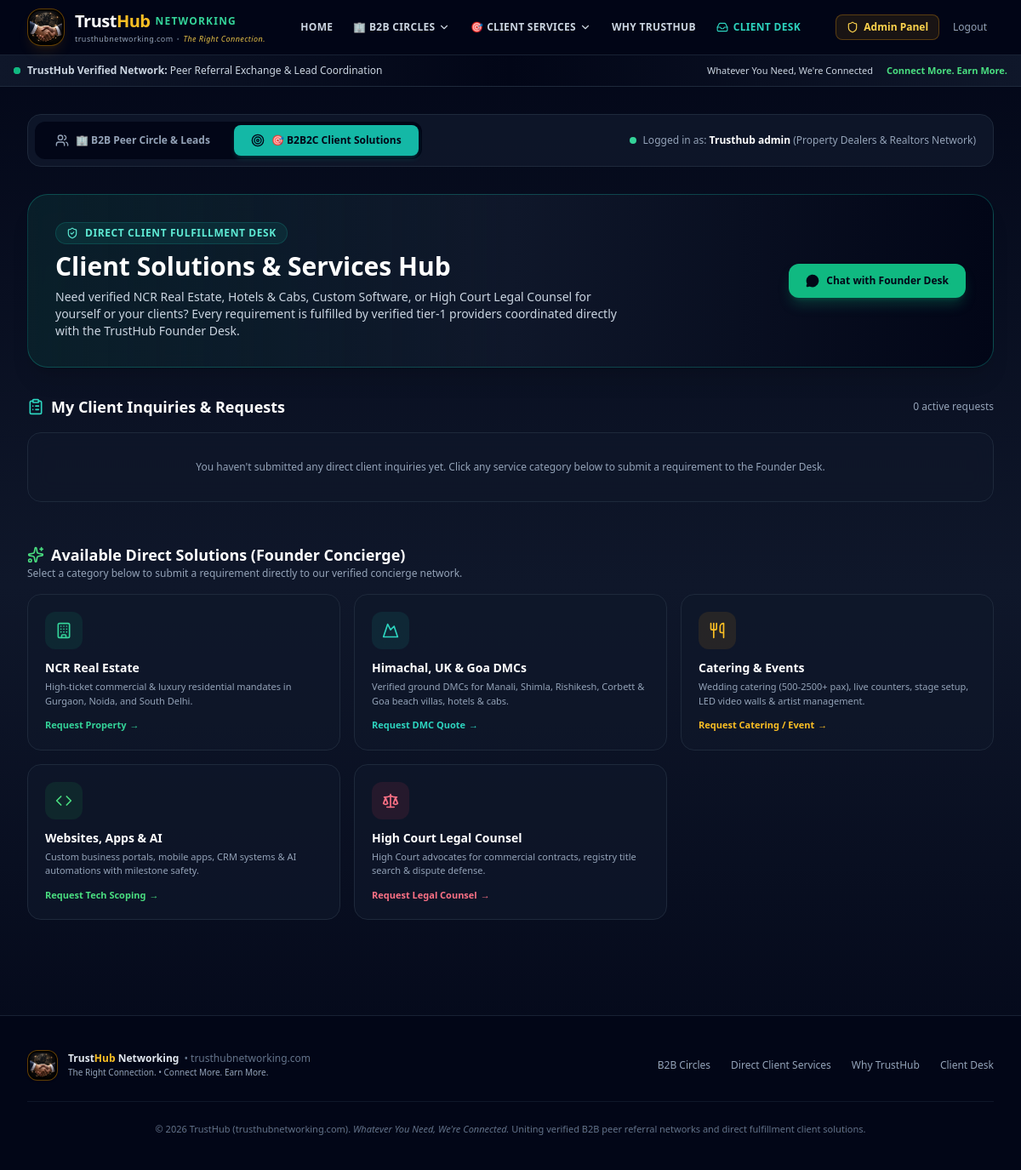
/app?mode=b2b2c (signed in), run on the app's committed database.
### tables this page shows
CREATE TABLE users (
        id INTEGER PRIMARY KEY AUTOINCREMENT,
        full_name TEXT NOT NULL,
        phone_number TEXT NOT NULL,
        whatsapp_number TEXT NOT NULL,
        profession_category TEXT NOT NULL,
        profession_custom TEXT,
        group_id INTEGER,
        city_area TEXT NOT NULL,
        business_name TEXT,
        years_experience INTEGER DEFAULT 1,
        rera_or_license_id TEXT,
        source_channel TEXT,
        consent_share_contact INTEGER DEFAULT 1,
        verification_status TEXT DEFAULT 'approved', -- 'pending', 'approved', 'rejected'
        reputation_score INTEGER DEFAULT 100,
        role TEXT DEFAULT 'member', -- 'member', 'admin'
        subscription_status TEXT DEFAULT 'trial', -- 'trial', 'active', 'expired'
        trial_ends_at TIMESTAMP,
        created_at TIMESTAMP DEFAULT CURRENT_TIMESTAMP,
        FOREIGN KEY (group_id) REFERENCES vertical_groups (id)
    );

CREATE TABLE vertical_groups (
        id INTEGER PRIMARY KEY AUTOINCREMENT,
        name TEXT NOT NULL,
        slug TEXT UNIQUE NOT NULL,
        category TEXT NOT NULL,
        description TEXT,
        icon TEXT DEFAULT 'users',
        whatsapp_group_link TEXT NOT NULL DEFAULT 'https://chat.whatsapp.com/invite-default',
        min_commission_rate TEXT DEFAULT '10-20% Brokerage / Success Fee',
        is_active INTEGER DEFAULT 1,
        created_at TIMESTAMP DEFAULT CURRENT_TIMESTAMP
    , monthly_fee INTEGER DEFAULT 399);

### main.py (the view)
@app.get("/app", response_class=HTMLResponse)
async def member_dashboard(
    request: Request,
    mode: str = "b2b",
    location: str = None,
    deal_type: str = None,
    search: str = None
):
    current_user = get_current_user(request)
    if not current_user:
        return RedirectResponse(url="/onboard", status_code=302)
    group_id = current_user.get("group_id") or 1
    group = models.get_group_by_id(group_id)
    leads = models.get_leads_for_group(group_id, sub_location=location, deal_type=deal_type, search=search)
    b2b2c_inquiries = models.get_b2b2c_inquiries(user_id=current_user.get("id"), user_phone=current_user.get("phone_number"))
    return templates.TemplateResponse(request=request, name="dashboard.html", context={
        "current_user": current_user,
        "group": group,
        "leads": leads,
        "b2b2c_inquiries": b2b2c_inquiries,
        "mode": mode,
        "location": location,
        "deal_type": deal_type,
        "search": search
    })

### templates/dashboard.html (shortened to what this page needs)
{% extends "layout.html" %}
{% block banner %}
<div class="bg-gradient-to-r from-slate-900 via-slate-950 to-slate-900 border-b border-slate-800 px-4 py-2.5 text-xs text-slate-300">
  <div class="max-w-7xl mx-auto flex flex-wrap items-center justify-between gap-3">
    <div class="flex items-center gap-2">
      <span class="flex h-2 w-2 relative">
        <span class="relative inline-flex rounded-full h-2 w-2 bg-emerald-500"></span>
      </span>
      <span><strong>TrustHub Verified Network:</strong> Peer Referral Exchange & Lead Coordination</span>
    </div>
    <div class="flex items-center gap-4 text-[11px] text-slate-400">
      <span class="hidden sm:inline text-slate-300">Whatever You Need, We're Connected</span>
      <span class="text-brand-400 font-semibold">Connect More. Earn More.</span>
    </div>
  </div>
</div>
{% endblock %}
{% block content %}
<div class="max-w-7xl mx-auto px-4 sm:px-6 lg:px-8 py-8">
  <div class="mb-8 flex flex-col sm:flex-row items-stretch sm:items-center justify-between gap-4 p-2 rounded-2xl bg-slate-900/90 border border-slate-800">
    <div class="flex items-center gap-2 p-1 rounded-xl bg-slate-950">
      <a href="/app?mode=b2b" class="px-5 py-2.5 rounded-lg font-extrabold text-xs flex items-center gap-2 transition {% if mode != 'b2b2c' %}bg-brand-500 text-slate-950 shadow-md shadow-brand-500/20{% else %}text-slate-400 hover:text-white{% endif %}">
        <i data-lucide="users" class="w-4 h-4"></i>
        <span>🏢 B2B Peer Circle & Leads</span>
      </a>
      <a href="/app?mode=b2b2c" class="px-5 py-2.5 rounded-lg font-extrabold text-xs flex items-center gap-2 transition {% if mode == 'b2b2c' %}bg-teal-500 text-slate-950 shadow-md shadow-teal-500/20{% else %}text-slate-400 hover:text-white{% endif %}">
        <i data-lucide="target" class="w-4 h-4"></i>
        <span>🎯 B2B2C Client Solutions</span>
      </a>
    </div>
    <div class="px-3 text-xs text-slate-400 flex items-center gap-2">
      <span class="w-2 h-2 rounded-full bg-emerald-400"></span>
      <span>Logged in as: <strong class="text-white">{{ current_user.full_name }}</strong> ({{ current_user.group_name }})</span>
    </div>
  </div>
  {% if mode == 'b2b2c' %}
  <div x-data="{ crossModal: false, targetService: '' }">
    <div class="mb-8 p-8 rounded-3xl glass-card border border-teal-500/30 bg-gradient-to-r from-teal-950/40 via-slate-900 to-slate-950 flex flex-col md:flex-row items-start md:items-center justify-between gap-6 shadow-xl">
      <div class="max-w-2xl">
        <div class="inline-flex items-center gap-2 px-3 py-1 rounded-full bg-teal-500/10 text-teal-300 text-xs font-bold border border-teal-500/20 uppercase tracking-wider mb-2">
          <i data-lucide="shield-check" class="w-3.5 h-3.5"></i>
          <span>Direct Client Fulfillment Desk</span>
        </div>
        <h1 class="text-2xl sm:text-3xl font-extrabold text-white">
          Client Solutions & Services Hub
        </h1>
        <p class="text-xs sm:text-sm text-slate-300 mt-2 leading-relaxed">
          Need verified NCR Real Estate, Hotels & Cabs, Custom Software, or High Court Legal Counsel for yourself or your clients? Every requirement is fulfilled by verified tier-1 providers coordinated directly with the TrustHub Founder Desk.
        </p>
      </div>
      <a href="https://wa.me/919999999999?text={{ 'Hi Founder Desk, I need a direct client solution on TrustHub.'|urlencode }}" target="_blank" rel="noopener noreferrer" class="shrink-0 px-5 py-3 rounded-xl bg-emerald-500 hover:bg-emerald-400 text-slate-950 font-extrabold text-xs flex items-center gap-2 transition shadow-lg shadow-emerald-500/25">
        <i data-lucide="message-circle" class="w-4 h-4 fill-current"></i>
        <span>Chat with Founder Desk</span>
      </a>
    </div>
    <div class="mb-12">
      <div class="flex items-center justify-between mb-4">
        <h2 class="text-lg font-bold text-white flex items-center gap-2">
          <i data-lucide="clipboard-list" class="w-5 h-5 text-teal-400"></i>
          <span>My Client Inquiries & Requests</span>
        </h2>
        <span class="text-xs text-slate-400">{{ b2b2c_inquiries|length }} active requests</span>
      </div>
      {% if b2b2c_inquiries %}
        <div class="space-y-4">
          {% for inq in b2b2c_inquiries %}
            <div class="p-6 rounded-2xl glass-card border border-slate-800 hover:border-teal-500/40 transition flex flex-col md:flex-row md:items-center justify-between gap-6">
              <div class="space-y-2 max-w-3xl">
                <div class="flex flex-wrap items-center gap-2.5">
                  <span class="text-xs uppercase font-extrabold px-2.5 py-0.5 rounded bg-teal-500/20 text-teal-300 border border-teal-500/30">
                    {{ inq.target_service }}
                  </span>
                  {% if inq.budget_range %}
                    <span class="text-xs text-slate-300 font-medium bg-slate-800 px-2 py-0.5 rounded">
                      Budget: {{ inq.budget_range }}
                    </span>
                  {% endif %}
                  <span class="text-[11px] text-slate-400">
                    Submitted: {{ inq.created_at[:10] }}
                  </span>
                  {% if inq.status == 'pending' %}
                    <span class="text-[11px] font-bold px-2 py-0.5 rounded bg-amber-500/20 text-amber-300 border border-amber-500/30 flex items-center gap-1">
                      <span class="w-1.5 h-1.5 rounded-full bg-amber-400"></span> Under Founder Review
                    </span>
                  {% elif inq.status == 'matched' %}
                    <span class="text-[11px] font-bold px-2 py-0.5 rounded bg-emerald-500/20 text-emerald-300 border border-emerald-500/30 flex items-center gap-1">
                      <span class="w-1.5 h-1.5 rounded-full bg-emerald-400"></span> Verified Provider Matched
                    </span>
                  {% else %}
                    <span class="text-[11px] font-bold px-2 py-0.5 rounded bg-slate-800 text-slate-300">
                      {{ inq.status|capitalize }}
                    </span>
                  {% endif %}
                </div>
                <p class="text-xs sm:text-sm text-slate-200 leading-relaxed font-medium">
                  {{ inq.requirement_details }}
                </p>
                <div class="text-[11px] text-slate-400">
                  Client / Contact: <strong class="text-slate-300">{{ inq.user_name }}</strong> ({{ inq.user_phone }})
                </div>
              </div>
              <div class="shrink-0">
                {% set follow_msg = "Hi Founder Desk, I'd like an update on my TrustHub Client Solution request #" ~ inq.id ~ " (" ~ inq.target_service ~ ")." %}
                <a href="https://wa.me/919999999999?text={{ follow_msg|urlencode }}" target="_blank" rel="noopener noreferrer" class="py-2.5 px-4 rounded-xl bg-slate-800 hover:bg-emerald-500 hover:text-slate-950 text-slate-200 text-xs font-bold flex items-center justify-center gap-2 transition">
                  <i data-lucide="message-circle" class="w-4 h-4"></i>
                  <span>WhatsApp Founder Update</span>
                </a>
              </div>
            </div>
          {% endfor %}
        </div>
      {% else %}
        <div class="p-8 rounded-2xl glass-card border border-slate-800 text-center">
          <p class="text-xs text-slate-400">You haven't submitted any direct client inquiries yet. Click any service category below to submit a requirement to the Founder Desk.</p>
        </div>
      {% endif %}
    </div>
    <div>
      <div class="mb-4">
        <h2 class="text-lg font-bold text-white flex items-center gap-2">
          <i data-lucide="sparkles" class="w-5 h-5 text-brand-400"></i>
          <span>Available Direct Solutions (Founder Concierge)</span>
        </h2>
        <p class="text-xs text-slate-400">Select a category below to submit a requirement directly to our verified concierge network.</p>
      </div>
      <div class="grid grid-cols-1 sm:grid-cols-2 lg:grid-cols-3 xl:grid-cols-5 gap-4">
        <div @click="targetService = 'Property / NCR Real Estate'; crossModal = true" class="p-5 rounded-2xl bg-slate-900/70 border border-slate-800 hover:border-emerald-500/50 hover:bg-slate-800/60 cursor-pointer transition group">
          <div class="w-11 h-11 rounded-xl bg-emerald-500/10 text-emerald-400 flex items-center justify-center mb-3 group-hover:scale-110 transition-transform">
            <i data-lucide="building" class="w-5 h-5"></i>
          </div>
          <h3 class="text-sm font-bold text-white mb-1">NCR Real Estate</h3>
          <p class="text-[11px] text-slate-400 line-clamp-2">High-ticket commercial & luxury residential mandates in Gurgaon, Noida, and South Delhi.</p>
          <div class="mt-3 text-[11px] text-emerald-400 font-bold flex items-center gap-1">
            <span>Request Property</span> &rarr;
          </div>
        </div>
        <div @click="targetService = 'Himachal, Uttarakhand & Goa DMCs'; crossModal = true" class="p-5 rounded-2xl bg-slate-900/70 border border-slate-800 hover:border-teal-500/50 hover:bg-slate-800/60 cursor-pointer transition group">
          <div class="w-11 h-11 rounded-xl bg-teal-500/10 text-teal-400 flex items-center justify-center mb-3 group-hover:scale-110 transition-transform">
            <i data-lucide="mountain" class="w-5 h-5"></i>
          </div>
          <h3 class="text-sm font-bold text-white mb-1">Himachal, UK & Goa DMCs</h3>
          <p class="text-[11px] text-slate-400 line-clamp-2">Verified ground DMCs for Manali, Shimla, Rishikesh, Corbett & Goa beach villas, hotels & cabs.</p>
          <div class="mt-3 text-[11px] text-teal-400 font-bold flex items-center gap-1">
            <span>Request DMC Quote</span> &rarr;
          </div>
        </div>
        <div @click="targetService = 'Catering & Event Production Services'; crossModal = true" class="p-5 rounded-2xl bg-slate-900/70 border border-slate-800 hover:border-amber-500/50 hover:bg-slate-800/60 cursor-pointer transition group">
          <div class="w-11 h-11 rounded-xl bg-amber-500/10 text-amber-400 flex items-center justify-center mb-3 group-hover:scale-110 transition-transform">
            <i data-lucide="utensils" class="w-5 h-5"></i>
          </div>
          <h3 class="text-sm font-bold text-white mb-1">Catering & Events</h3>
          <p class="text-[11px] text-slate-400 line-clamp-2">Wedding catering (500-2500+ pax), live counters, stage setup, LED video walls & artist management.</p>
          <div class="mt-3 text-[11px] text-amber-400 font-bold flex items-center gap-1">
            <span>Request Catering / Event</span> &rarr;
          </div>
        </div>
        <div @click="targetService = 'Website, App & Custom Software'; crossModal = true" class="p-5 rounded-2xl bg-slate-900/70 border border-slate-800 hover:border-brand-500/50 hover:bg-slate-800/60 cursor-pointer transition group">
          <div class="w-11 h-11 rounded-xl bg-brand-500/10 text-brand-400 flex items-center justify-center mb-3 group-hover:scale-110 transition-transform">
            <i data-lucide="code" class="w-5 h-5"></i>
          </div>
          <h3 class="text-sm font-bold text-white mb-1">Websites, Apps & AI</h3>
          <p class="text-[11px] text-slate-400 line-clamp-2">Custom business portals, mobile apps, CRM systems & AI automations with milestone safety.</p>
          <div class="mt-3 text-[11px] text-brand-400 font-bold flex items-center gap-1">
            <span>Request Tech Scoping</span> &rarr;
          </div>
        </div>
        <div @click="targetService = 'Legal, Litigation & Drafting'; crossModal = true" class="p-5 rounded-2xl bg-slate-900/70 border border-slate-800 hover:border-rose-500/50 hover:bg-slate-800/60 cursor-pointer transition group">
          <div class="w-11 h-11 rounded-xl bg-rose-500/10 text-rose-400 flex items-center justify-center mb-3 group-hover:scale-110 transition-transform">
            <i data-lucide="scale" class="w-5 h-5"></i>
          </div>
          <h3 class="text-sm font-bold text-white mb-1">High Court Legal Counsel</h3>
          <p class="text-[11px] text-slate-400 line-clamp-2">High Court advocates for commercial contracts, registry title search & dispute defense.</p>
          <div class="mt-3 text-[11px] text-rose-400 font-bold flex items-center gap-1">
            <span>Request Legal Counsel</span> &rarr;
          </div>
        </div>
      </div>
    </div>
  </div>
  {% endif %}
</div>
{% endblock %}

### templates/layout.html (style rules this page uses)
.glass-card { background: rgba(15, 23, 42, 0.75); backdrop-filter: blur(12px); border: 1px solid rgba(255, 255, 255, 0.08); }

### data on the page
users: full_name "Trusthub admin"
vertical_groups: group_name "Property Dealers & Realtors Network"

### other printed values
{{ b2b2c_inquiries|length }} "0"
